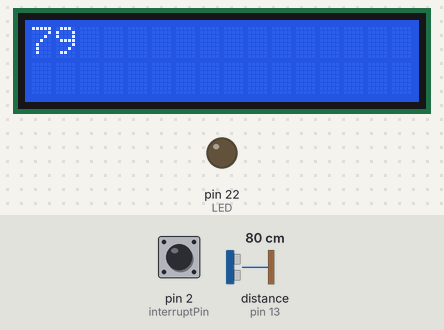
The sketch below on a simulated Arduino Mega 2560, built with avr-gcc and run on an emulated ATmega2560. Parts: 16×2 character LCD, output pins drawn as LEDs (lit = HIGH). Wiring (inferred from the names in the program): ultrasonic range finder: trigger pin 12; echo pin 13. Dashed ring = blinking. The inputs (shaded band) are chosen by the test bench; at power-on: pin 2 (interruptPin) HIGH, distance to the obstacle (sensor on pin 13) 80 cm. The echo pulse lasts 58.3 µs per cm; pins used as bus, display or sensor lines are not drawn.

Above: at 1.2 s.
1.3 s: pin 2 (interruptPin) pulled LOW for 0.15 s
At 3.1 s:
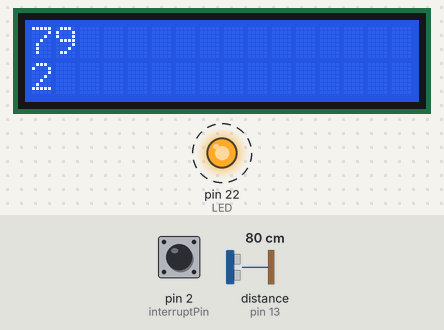
4.4 s: distance to the obstacle (sensor on pin 13) set to 2 cm
At 5.7 s:
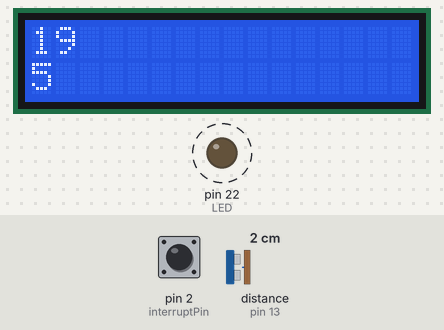
5.9 s: distance to the obstacle (sensor on pin 13) set to 18 cm
At 6.8 s:
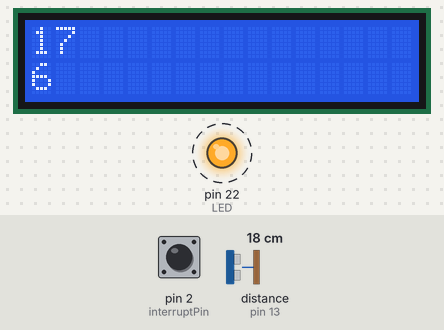
7.4 s: distance to the obstacle (sensor on pin 13) set to 120 cm
At 8.34 s:
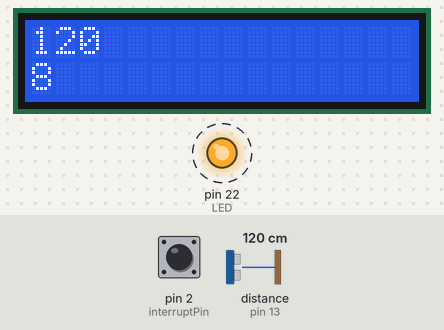
Timing chart, 0 to 9.9 s (numbered marks = the images above; inputs shaded):
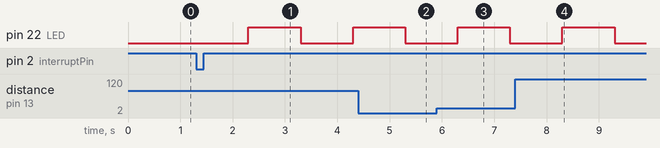

The sketch:

week5_CapstonChallenge3.ino
```cpp
#include <TimerOne.h>

#include <MsTimer2.h>

#include <LiquidCrystal.h>

LiquidCrystal lcd(42, 43, 44, 45, 46, 47);

int switch_state;
int LED = 22;
int TRIGGER = 12;
int ECHO = 13;
int LED_state = HIGH;
int LCD_state = HIGH;

const byte interruptPin = 2;
volatile int fallingCount = 0;
volatile int risingCount = 0;
volatile long cm;  // 거리를 전역적으로 사용하기

void setup() {
  // put your setup code here, to run once:
  Serial.begin(9600);
  pinMode(LED, OUTPUT);
  pinMode(ECHO, INPUT);
  pinMode(TRIGGER, OUTPUT);

  noInterrupts();
  interrupts();
  attachInterrupt(digitalPinToInterrupt(interruptPin), fallingAct, FALLING);  // Falling 부터 진행

  lcd.begin(16, 2);
}

void loop() {  // 항상 초음파 거리는 lcd에 디스플레이
  // put your main code here, to run repeatedly:
  cm = getDistanceOfCm();
  lcd.setCursor(0, 0);
  lcd.print(cm);
}

// 첫번째 Falling edge 시 동작 함수
void countOneAct() {
  lcd.setCursor(0, 1);
  lcd.print(millis() / 1000);

  flushLed();
}

// lcd 점멸
void countFiveAct() {
  if (LCD_state == HIGH) {
    lcd.setCursor(0, 1);
    lcd.print("Warning!!");
  } else if (LCD_state == LOW) {
    lcd.clear();
  }

  LCD_state = !LCD_state;
}

// led 점멸
void flushLed() {
  digitalWrite(LED, LED_state);
  LED_state = !LED_state;
}

// 초음파센서 작동 및 cm 변환 함수
long getDistanceOfCm() {
  digitalWrite(TRIGGER, LOW);  // 출력 깨끗히!
  delayMicroseconds(2);

  digitalWrite(TRIGGER, HIGH);  // 출력 시작
  delayMicroseconds(10);

  digitalWrite(TRIGGER, LOW);  // 출력 종료

  long duration = pulseIn(ECHO, HIGH);  // 에코가 트리거가 HIGH 였을 시간을 저장
  return (duration / 2) / 29.1;         // cm로 변환하여 반환
}

//Falling edge Interrupt Service Routine
void fallingAct() {

  fallingCount++;  // Falling count 1 증가

  if (fallingCount == 1) {
    MsTimer2::set(1000, countOneAct);
    MsTimer2::start();
  }

  if (fallingCount == 3) {
    lcd.clear();

    if (cm < 20) {
      MsTimer2::stop();
      digitalWrite(LED, HIGH);
    } else {
      MsTimer2::set(1000, flushLed);
      MsTimer2::start();
    }
  }

  if (fallingCount > 3) {
    MsTimer2::stop();
    noInterrupts();  // Rising Edge를 검출해야 하므로 인터럽트 종료
    interrupts();
    attachInterrupt(digitalPinToInterrupt(interruptPin), risingAct, RISING);
  }
}

void risingAct() {
  risingCount++;

  if (risingCount == 5) {
    lcd.clear();

    if (cm < 20) {
      MsTimer2::stop();
      MsTimer2::set(1000, flushLed);
      MsTimer2::start();
    } else {
      MsTimer2::stop();
      digitalWrite(LED, HIGH);
      MsTimer2::set(2000, countFiveAct);
      MsTimer2::start();
    }
  }
}
```

Measured:
- after the input at 1.3 s, pin 22 (LED): LOW → HIGH after 1.0 s, → LOW 1.0 s later, → HIGH 1.0 s later; the display: changes after 1.0 s (image 1)
- after the input at 4.4 s, the display: first changes at once (image 2 shows a later state)
- what the display in image 1 shows lasts 1.0 s, from 2.3 s to 3.3 s
